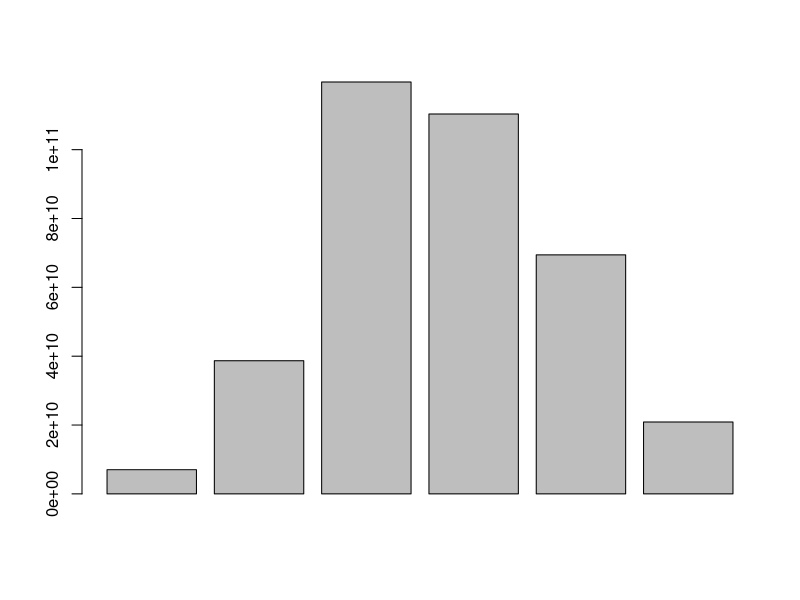
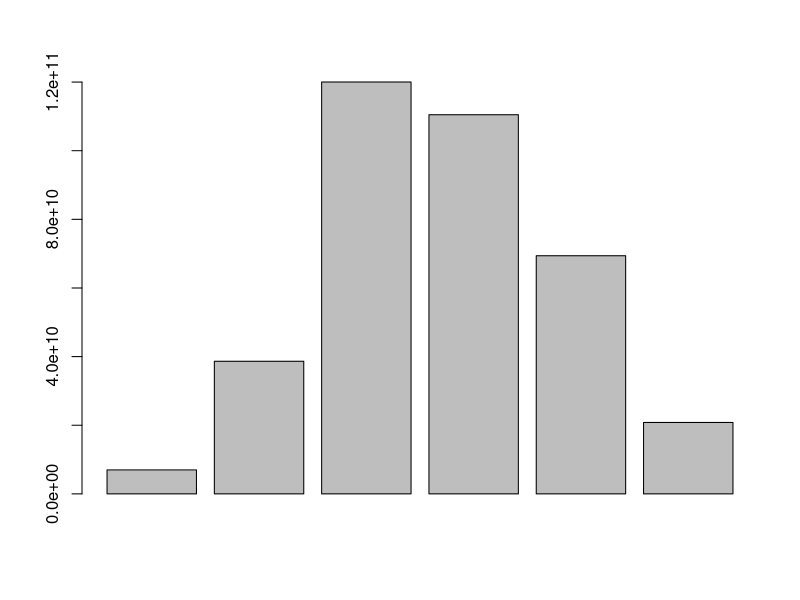

Recreate these plots in R, in order. (Note: this script raises an error after producing the figures.)
# Set-up
set.seed(1)
n = 100
log.x0 <- rlnorm(n)
x0 <- exp(log.x0)

# Find a function for x1 and x2
log.x1 <- 10 + log.x0 + rnorm(n)/2
m1 <- lm(log.x1~log.x0)
log.x2 <- 10 + -1/2 * log.x0 + rnorm(n)/2
m2 <- lm(log.x1~log.x0)

# Data on x0 i want to sample:
log.X <- rlnorm(100, sdlog = .1)
X <- exp(log.X)

# Estimates of x1 and x2 at X
x1.est <- predict(m1, list(log.x0 = log.X))
x2.est <- predict(m1, list(log.x0 = log.X))

# Estimate of y at X
y <- exp(x1.est) * exp(x2.est)

# Estimate of sum in different groups:
group <- cut(X, seq(2,4,.25))
aggregate(y, by=list(group), sum)



# Make mean prediction including se
x1.pred <- predict(m1, list(log.x0 = log.X), se.fit = T)
x2.pred <- predict(m2, list(log.x0 = log.X), se.fit = T)

log.X1.est <- sapply(1:length(X),
                           FUN = function(i) {
                             rnorm(n = n,
                                   mean = x1.pred$fit[i],
                                   sd = x1.pred$se.fit[i])
                           }
                          )

log.X2.est <- sapply(1:length(X),
                     FUN = function(i) {
                       rnorm(n = n,
                             mean = x2.pred$fit[i],
                             sd = x2.pred$se.fit[i])
                     }
)

y.distribution <- exp(log.X1.est) * exp(log.X2.est)

y.mean <- apply(y.distribution, 1, mean)
y.med <- apply(y.distribution, 1, median)
y.q05 <- apply(y.distribution, 1, quantile, probs = 0.05)
y.q95 <- apply(y.distribution, 1, quantile, probs = 0.95)

agg <- aggregate(t(y.distribution), by=list(group), sum)
apply(agg[-1], 1, mean)
apply(agg[-1], 1, median)
apply(agg[-1], 1, quantile, probs = 0.05)
apply(agg[-1], 1, quantile, probs = 0.95)


y.groups <- aggregate(y, by=list(group), sum)
barplot(y.groups$x)

barplot(apply(agg[-1], 1, median))

group <- droplevels(group)
df2 <- data.frame(group = rep(levels(group), 3), 
           method = gl(3, nlevels(group), labels = c("y.est", "sample mean", "sample median")), 
           y.sum = c(aggregate(y, by=list(group), sum)$x,
                     apply(agg[-1], 1, mean),
                     apply(agg[-1], 1, median)),
           y.lo = c(rep(NA, nlevels(group)),
                     rep(apply(agg[-1], 1, quantile, probs = 0.05), 2)),
           y.hi = c(rep(NA, nlevels(group)),
                     rep(apply(agg[-1], 1, quantile, probs = 0.95), 2)))

ggplot(df2, aes(x = group, y = y.sum, fill = method)) +
  geom_bar(stat = "identity", position = "dodge", width = .8) +
  geom_errorbar(aes(ymin = y.lo, ymax = y.hi), position = position_dodge(.8), width = .5)
